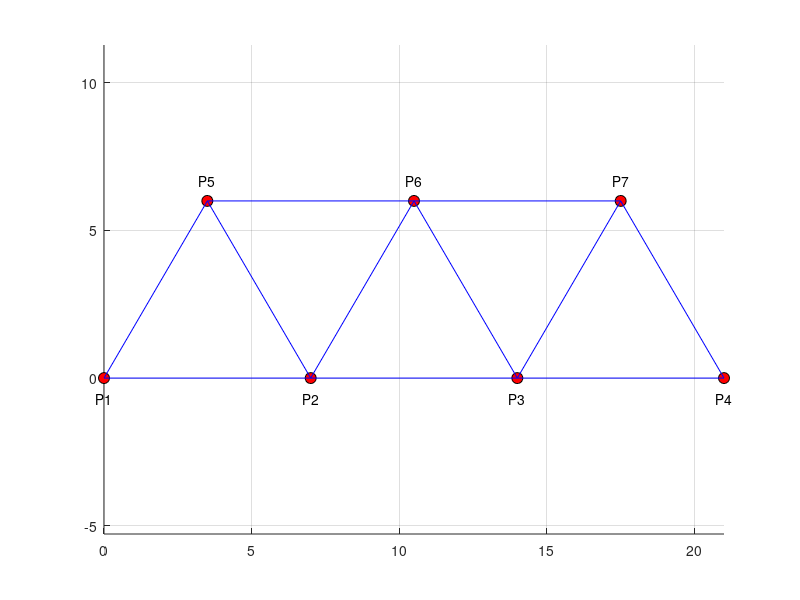

Reproduce this figure in MATLAB.
%% Plot bridge
figure
hold on
axis equal
grid on

x = [0 7 14 21 3.5 10.5 17.5];
y = [0 0 0 0 6 6 6];
% Plot nodes
plot(x, y, 'ko', 'MarkerFaceColor', 'r', 'MarkerSize', 8)

% Add node labels
for i = 1:4
    text(x(i), y(i)-0.7, ['P' num2str(i)], 'HorizontalAlignment', 'center');
end

% Add node labels
for i = 5:length(x)
    text(x(i), y(i)+0.7, ['P' num2str(i)], 'HorizontalAlignment', 'center');
end

% Connect P1 with P2 and P5
plot([x(1), x(2)], [y(1), y(2)], 'b-')
plot([x(1), x(5)], [y(1), y(5)], 'b-')

% Connect P2 with P5 and P6 P3
plot([x(2), x(3)], [y(2), y(3)], 'b-')
plot([x(2), x(5)], [y(2), y(5)], 'b-')
plot([x(2), x(6)], [y(2), y(6)], 'b-')

% Connect P3 with P6 and P7 and P4
plot([x(3), x(4)], [y(3), y(4)], 'b-')
plot([x(3), x(6)], [y(3), y(6)], 'b-')
plot([x(3), x(7)], [y(3), y(7)], 'b-')

plot([x(4), x(7)], [y(4), y(7)], 'b-')
plot([x(5), x(6)], [y(5), y(6)], 'b-')
plot([x(6), x(7)], [y(6), y(7)], 'b-')